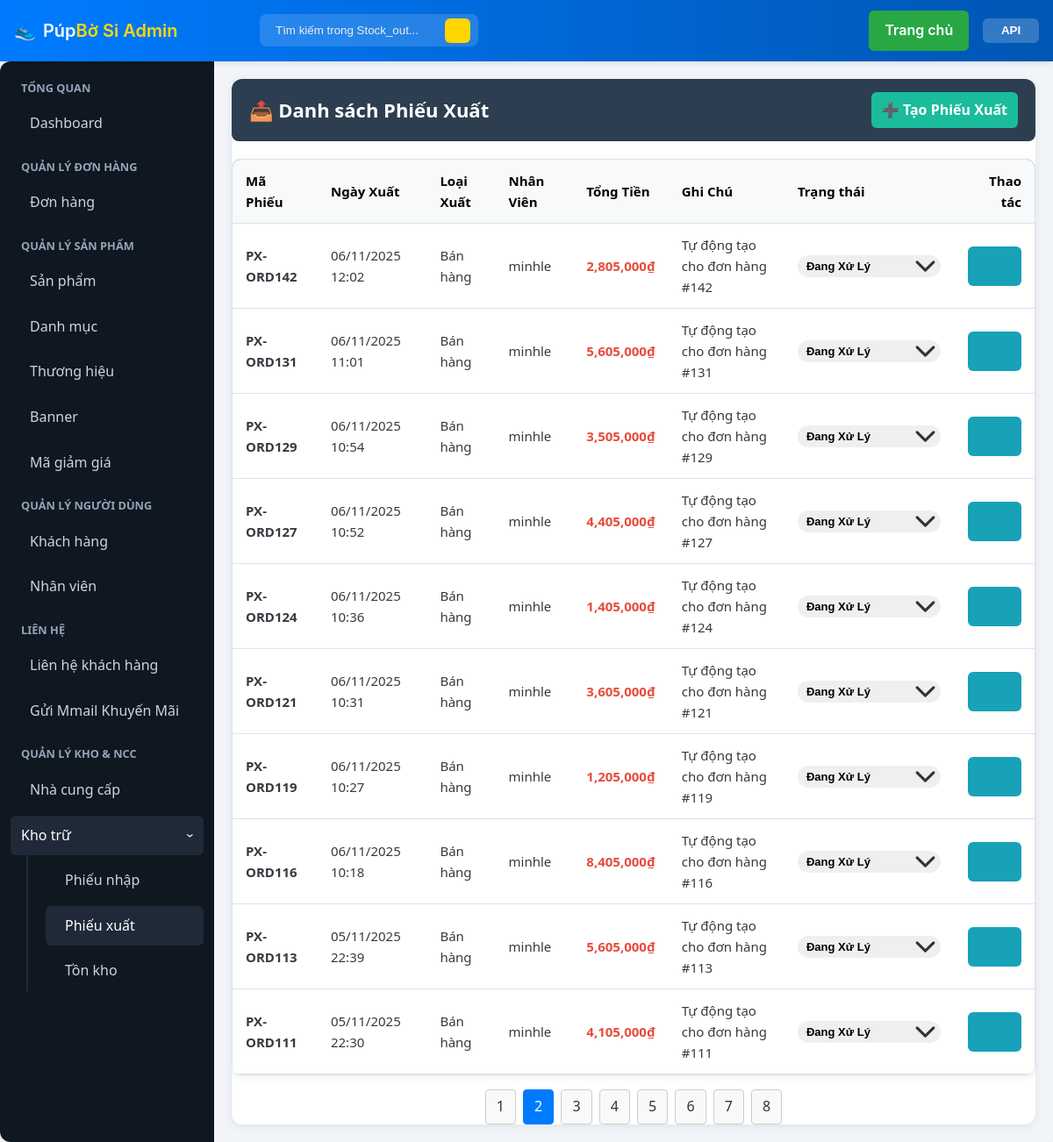
The page /admin/index.php?page=stock_out&p=2 (signed in) on the database its author committed.
### tables this page shows
CREATE TABLE `users` (
  `id` int(11) NOT NULL,
  `name` varchar(100) DEFAULT NULL,
  `email` varchar(100) DEFAULT NULL,
  `password` varchar(255) DEFAULT NULL,
  `phone` varchar(20) DEFAULT NULL,
  `created_at` datetime DEFAULT current_timestamp(),
  `updated_at` datetime DEFAULT current_timestamp() ON UPDATE current_timestamp()
);

CREATE TABLE `export_receipt` (
  `id` int(11) NOT NULL,
  `receipt_code` varchar(50) NOT NULL,
  `export_date` datetime DEFAULT current_timestamp(),
  `export_type` varchar(50) DEFAULT 'Bán hàng',
  `employee_id` int(11) DEFAULT NULL,
  `total_amount` decimal(18,2) DEFAULT NULL,
  `note` varchar(255) DEFAULT NULL,
  `status` enum('Đang xử lý','Đã xuất kho','Đã hủy','Hoàn kho') NOT NULL DEFAULT 'Đang xử lý',
  `order_id` int(11) DEFAULT NULL
);

### includes/functions.php (called while the page is built, shortened)
<?php
function is_logged_in(): bool
{
    return !empty($_SESSION['user_id']);
}
function current_user_id(): ?int
{
    return $_SESSION['user_id'] ?? null;
}
function get_user_roles(): array
{
    static $roles = null;
    if ($roles !== null) {
        return $roles;
    }
    try {
        $db = get_db();
        $st = $db->prepare('SELECT r.name FROM user_roles ur JOIN roles r ON ur.role_id = r.id WHERE ur.user_id = ?');
        $st->execute([current_user_id() ?? 0]);
        $roles = $st->fetchAll(PDO::FETCH_COLUMN);
        return $roles;
    } catch (Exception $e) {
        return [];
    }
}
function user_has_role(string $roleName): bool
{
    $userRoles = get_user_roles();
    $lowerUserRoles = array_map('strtolower', $userRoles);
    return in_array(strtolower($roleName), $lowerUserRoles, true);
}
function is_superadmin(): bool
{
    return user_has_role('SupperAdmin');
}
function is_admin(): bool
{
    return user_has_role('Admin');
}
function is_staff(): bool
{
    return user_has_role('Staff');
}
function require_admin_or_staff(): void
{
    if (!is_superadmin() && !is_admin() && !is_staff()) {
        flash_set('error', 'You do not have permission to access that page.');
        header('Location: /index.php'); exit;
    }
}

### admin/stock_out.php (the view, shortened to what this page needs)
<?php
$action = $_GET['action'] ?? 'list';
?>
<div class="admin-container">
<?php if ($action === 'add'): ?>
	<div class="form-container" style="max-width: 1000px;">
		<div class="form-header">
			<h3>📤 Tạo Phiếu Xuất Kho</h3>
			<a href="index.php?page=stock_out" class="btn-back">← Quay lại danh sách</a>
		</div>
		<div>
			<div id="form-error-container" class="alert alert-error" style="display: none;"></div>
			<form id="stock-out-form" method="POST" action="handle_stock_out.php">
                <h4>Thông tin chung</h4>
                <div style="display: grid; grid-template-columns: 1fr 1fr; gap: 20px;">
                    <div class="form-group">
                        <label>Loại xuất kho</label>
                        <select name="export_type" required>
                            <option value="Xuất hủy">Xuất hủy</option>
                            <option value="Điều chuyển">Điều chuyển</option>
                            <option value="Khác">Khác</option>
                        </select>
                    </div>
                    <div class="form-group">
                        <label>Nhân viên xuất</label>
                        <input type="text" value="<?= htmlspecialchars($displayName) ?>" readonly>
                    </div>
                </div>
				<div class="form-group">
					<label>Ghi chú</label>
					<textarea name="note" rows="2"></textarea>
				</div>
                <h4 style="margin-top: 30px;">Chi tiết sản phẩm xuất</h4>
                <div class="table-wrapper">
                    <table class="admin-table">
                        <thead>
                            <tr>
                                <th style="width: 30%;">Sản phẩm</th>
                                <th style="width: 15%;">Size</th>
                                <th style="width: 25%;">Lô hàng (Tồn kho)</th>
                                <th style="width: 15%;">Số lượng xuất</th>
                                <th style="width: 10%;">Thao tác</th>
                            </tr>
                        </thead>
                        <tbody id="product-items-container-stock-out">
                        </tbody>
                    </table>
                </div>
                <button type="button" id="add-product-btn-stock-out" class="btn" style="margin-top: 10px;">➕ Thêm sản phẩm</button>
				<div class="form-actions" style="margin-top: 30px;">
					<button type="submit" class="btn-submit">💾 Tạo Phiếu Xuất</button>
				</div>
			</form>
		</div>
	</div>
<?php else:
    $filter_product_id = (int)($_GET['product_id'] ?? 0);
    $itemsPerPage = 10;
    $currentPage = max(1, (int)($_GET['p'] ?? 1));
    $filter_product_name = '';
    $params = [];
    $where_clause = '';
    $countSql = "SELECT COUNT(er.id) FROM export_receipt er $where_clause";
    $countStmt = $db->prepare($countSql);
    $countStmt->execute($params);
    $totalItems = (int)$countStmt->fetchColumn();
    $totalPages = ceil($totalItems / $itemsPerPage);
    $offset = ($currentPage - 1) * $itemsPerPage;
    $sql = "
        SELECT er.id, er.receipt_code, er.export_date, er.export_type, er.status, er.total_amount, er.note, u.name as employeeName
        FROM export_receipt er
        LEFT JOIN users u ON er.employee_id = u.id
        $where_clause
        ORDER BY er.export_date DESC
        LIMIT :limit OFFSET :offset
    ";
    $stmt = $db->prepare($sql);
    $stmt->bindValue(':limit', $itemsPerPage, PDO::PARAM_INT);
    $stmt->bindValue(':offset', $offset, PDO::PARAM_INT);
    $stmt->execute();
    $receipts = $stmt->fetchAll();
?>
	<header class="admin-header">
        <h2>📤 Danh sách Phiếu Xuất <?= $filter_product_name ? 'cho sản phẩm "' . htmlspecialchars($filter_product_name) . '"' : '' ?></h2>
        <div class="admin-tools">
            <a href="index.php?page=stock_out&action=add" class="add-btn">➕ Tạo Phiếu Xuất</a>
        </div>
    </header>
	<div class="table-wrapper">
        <table class="admin-table">
            <thead>
                <tr>
                    <th>Mã Phiếu</th>
                    <th>Ngày Xuất</th>
                    <th>Loại Xuất</th>
                    <th>Nhân Viên</th>
                    <th>Tổng Tiền</th>
                    <th>Ghi Chú</th>
                    <th>Trạng thái</th>
                    <th>Thao tác</th>
                </tr>
            </thead>
            <tbody>
            <?php if (empty($receipts)): ?>
                <tr><td colspan="8" class="empty">Chưa có phiếu xuất nào.</td></tr>
            <?php else: foreach ($receipts as $r): ?>
                <tr>
                    <td><strong><?= htmlspecialchars($r['receipt_code']) ?></strong></td>
                    <td><?= date('d/m/Y H:i', strtotime($r['export_date'])) ?></td>
                    <td><?= htmlspecialchars($r['export_type']) ?></td>
                    <td><?= htmlspecialchars($r['employeeName'] ?? 'N/A') ?></td>
                    <td><span class="price"><?= number_format($r['total_amount'], 0) ?>₫</span></td>
                    <td><?= htmlspecialchars($r['note'] ?? '—') ?></td>
                    <td>
                        <?php if ($r['status'] === 'Đang xử lý' && is_superadmin()): ?>
                            <select class="status-select" data-id="<?= $r['id'] ?>">
                                <option value="Đang xử lý" selected>Đang xử lý</option>
                            </select>
                        <?php else:  ?>
                            <span class="status <?= strtolower(str_replace(' ', '-', $r['status'] ?? '')) ?>" id="status-span-<?= $r['id'] ?>">
                                <?= htmlspecialchars($r['status'] ?? 'N/A') ?>
                            </span>
                        <?php endif; ?>
                    </td>
                    <td>
                        <div class="actions">
                            <a href="index.php?page=stock_out&action=view&id=<?= $r['id'] ?>" class="btn view" title="Xem chi tiết"><i class="fi fi-rr-eye"></i></a>
                        </div>
                    </td>
                </tr>
            <?php endforeach; endif; ?>
            </tbody>
        </table>
    </div>
    <?php if ($totalPages > 1): ?>
    <div class="pagination">
        <?php
        $query_params = $filter_product_id > 0 ? '&product_id=' . $filter_product_id : '';
        for ($i = 1; $i <= $totalPages; $i++): ?>
            <a href="index.php?page=stock_out&p=<?= $i . $query_params ?>" class="page-btn <?= ($i == $currentPage) ? 'active' : '' ?>"><?= $i ?></a>
        <?php endfor; ?>
    </div>
    <?php endif; ?>
<?php endif; ?>
</div>

### includes/header_admin.php (shortened to what this page needs)
<?php
require_once __DIR__ . '/functions.php';
$db = null;
if (function_exists('get_db')) {
	try { $db = get_db(); } catch (Exception $e) {  }
}
$displayName = 'Khách';
$basePath = rtrim(dirname(dirname($_SERVER['SCRIPT_NAME'])), '/\\');
if (is_logged_in() && $db) {
	try {
		$st = $db->prepare('SELECT name FROM users WHERE id = ?');
		$st->execute([current_user_id() ?? 0]);
		$user = $st->fetch();
		if ($user && !empty($user['name'])) $displayName = $user['name'];
	} catch (Exception $e) {  }
}
?>
<!doctype html>
<html lang="vi">
<head>
	<link rel="stylesheet" href="../assets/css/site.css">
	<link rel="stylesheet" href="../assets/css/admin.css">
	<link rel='stylesheet' href='https://cdn-uicons.flaticon.com/2.4.2/uicons-regular-rounded/css/uicons-regular-rounded.css'>
</head>
<body>
<div class="admin-topbar">
	<div class="topbar-inner">
		<a href="index.php" class="brand">
			<div class="logo">👟</div>
			<div>Púp<span>Bờ Si Admin</span></div>
		</a>
		<div class="search">
			<?php
				$current_page = $_GET['page'] ?? 'dashboard';
				$search_placeholder = 'Tìm kiếm trong ' . ucfirst($current_page) . '...';
				$search_query = htmlspecialchars($_GET['q'] ?? '');
			?>
			<form action="index.php" method="get">
				<input type="search" name="q" placeholder="<?php echo $search_placeholder; ?>" value="<?php echo $search_query; ?>">
				<button type="submit"><i class="fi fi-rr-search"></i></button>
			</form>
		</div>
		<div class="topbar-right">
			<?php if (is_superadmin()): ?>
				<a href="<?php echo $basePath; ?>/index.php" class="btn home-btn"><i class="fi fi-rr-home"></i> Trang chủ</a>
			<?php endif; ?>
			<div class="user-menu">
				<button class="user-name-btn">
					<i class="fi fi-rr-user"></i> <?php echo htmlspecialchars($displayName); ?> <i class="fi fi-rr-angle-small-down"></i>
				</button>
			</div>
		</div>
	</div>
</div>
<main class="admin-container">

### assets/css/site.css (style rules this page uses)
body { font-family: -apple-system, BlinkMacSystemFont, "Segoe UI", Roboto, Helvetica, Arial, sans-serif; margin: 0; padding: 0; background: #f8f9fa; color: #343a40; line-height: 1.6; display: flex; flex-direction: column; min-height: 100vh; }
h1, h2, h3, h4 { margin-top: 0; }
a { color: #007bff; text-decoration: none; }
.btn { display: inline-block; padding: 10px 18px; background: #007bff; color: #fff; text-decoration: none; border-radius: 6px; border: 0; cursor: pointer; font-weight: 600; transition: background-color 0.2s; }
.pagination { margin-top: 30px; text-align: center; }
.admin-topbar .brand { display:flex;align-items:center;color:#fff;text-decoration:none }
.search { justify-self:center;display:flex;align-items:center;gap:8px;width:100%;max-width:600px }
.search input { flex:1;padding:8px 12px;border-radius:6px;border:1px solid rgba(255,255,255,0.06);background:#1f2937;color:#fff }
.topbar-right { display:flex;align-items:center;gap:12px }
.user-menu { position:relative;display:flex;align-items:center;gap:8px }
.user-name-btn { background:transparent;border:0;color:#fff;cursor:pointer; display:flex; align-items:center; gap: 8px; padding: 0; }
.admin-main header.admin-header { display:flex;justify-content:space-between;align-items:center;margin-bottom:20px }
.admin-main header.admin-header h2 { margin:0 }
.admin-table { width:100%;border-collapse:collapse;background:#fff;border-radius:8px;overflow:hidden }
.admin-table th, .admin-table td { padding:12px 15px;text-align:left;border-bottom:1px solid #f1f1f1 }
.admin-table th { background:#f8f9fa }
.admin-table .actions { display:flex;gap:10px }
.status { padding: 6px 12px; border-radius: 20px; font-weight: 600; font-size: 13px; text-transform: capitalize; }

### admin/stock_out.php (style rules this page uses)
.status-select { border: none; -webkit-appearance: none; -moz-appearance: none; appearance: none; padding-right: 20px; background-position: right 5px center; background-repeat: no-repeat; }

### rows shown on the page
users: name "API"
export_receipt: receipt_code "PX-ORD142", export_date "06/11/2025 12:02", export_type "Bán hàng", employee.name "minhle", total_amount "2,805,000", note "Tự động tạo cho đơn hàng #142", id "Đang xử lý"
export_receipt: receipt_code "PX-ORD131", export_date "06/11/2025 11:01", export_type "Bán hàng", employee.name "minhle", total_amount "5,605,000", note "Tự động tạo cho đơn hàng #131", id "Đang xử lý"
export_receipt: receipt_code "PX-ORD129", export_date "06/11/2025 10:54", export_type "Bán hàng", employee.name "minhle", total_amount "3,505,000", note "Tự động tạo cho đơn hàng #129", id "Đang xử lý"
export_receipt: receipt_code "PX-ORD127", export_date "06/11/2025 10:52", export_type "Bán hàng", employee.name "minhle", total_amount "4,405,000", note "Tự động tạo cho đơn hàng #127", id "Đang xử lý"
export_receipt: receipt_code "PX-ORD124", export_date "06/11/2025 10:36", export_type "Bán hàng", employee.name "minhle", total_amount "1,405,000", note "Tự động tạo cho đơn hàng #124", id "Đang xử lý"
export_receipt: receipt_code "PX-ORD121", export_date "06/11/2025 10:31", export_type "Bán hàng", employee.name "minhle", total_amount "3,605,000", note "Tự động tạo cho đơn hàng #121", id "Đang xử lý"
export_receipt: receipt_code "PX-ORD119", export_date "06/11/2025 10:27", export_type "Bán hàng", employee.name "minhle", total_amount "1,205,000", note "Tự động tạo cho đơn hàng #119", id "Đang xử lý"
export_receipt: receipt_code "PX-ORD116", export_date "06/11/2025 10:18", export_type "Bán hàng", employee.name "minhle", total_amount "8,405,000", note "Tự động tạo cho đơn hàng #116", id "Đang xử lý"
export_receipt: receipt_code "PX-ORD113", export_date "05/11/2025 22:39", export_type "Bán hàng", employee.name "minhle", total_amount "5,605,000", note "Tự động tạo cho đơn hàng #113", id "Đang xử lý"
export_receipt: receipt_code "PX-ORD111", export_date "05/11/2025 22:30", export_type "Bán hàng", employee.name "minhle", total_amount "4,105,000", note "Tự động tạo cho đơn hàng #111", id "Đang xử lý"
